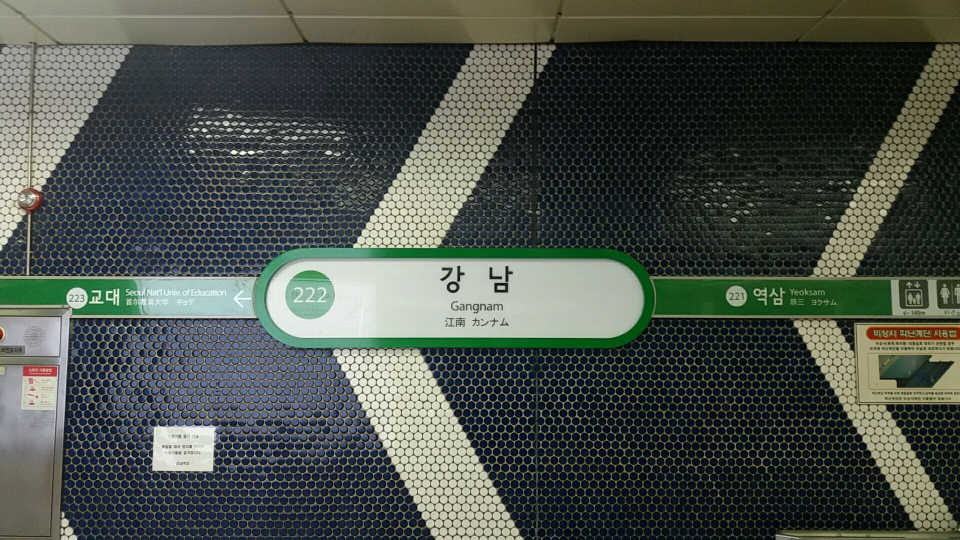
#> input picture backend/tests/fixtures/gangnam-sign.jpg, 1920 x 1080 px (shown at 1/2 size)
$ python -i recognize.py   (imports and definitions only)
#> lines starting #> are read from the running program, lines starting #| are printed output that depends on the picture; after the words box and inside, x2 and y2 are one past the last pixel; in counts of white or black regions, pixels touching at a corner belong together
### backend/signs/arrows.py
"""Recognize platform-sign direction markers and locate their supporting panels."""
from dataclasses import dataclass

import cv2
import numpy as np


@dataclass
class Band:
    x: int
    width: int
    y: float
    slope: float
    thickness: float
    directions: set[str]

    def height_at(self, x):
        return self.y + (x - self.x) * self.slope

    # [104 lines left out: functions below_labels, panel, hooked_end, find_bands, hooked_bands, under_title_arrows, not called in this run]


def arrow_templates():
    # Both filled arrowheads and the common open, thick-stroked arrow.
    templates = []
    for head in (.42, .52):
        for shaft in (.12, .20, .30):
            for filled in (True, False):
                outer = head if filled else head + min(.21, shaft)
                inner = head if filled else min(.31, 1.4 * shaft)
                points = [(0, .5), (head, 0), (outer, 0), (inner, .5 - shaft / 2),
                          (1, .5 - shaft / 2), (1, .5 + shaft / 2),
                          (inner, .5 + shaft / 2), (outer, 1), (head, 1)]
                mask = np.zeros((32, 32), np.uint8)
                cv2.fillPoly(mask, [np.int32(np.array(points) * 31)], 1)
                templates.append(mask.astype(bool))
    # Narrow line arrows have rounded ends and a thin diagonal stroke.
    for stroke in (2, 3):
        mask = np.zeros((40, 40), np.uint8)
        cv2.line(mask, (3, 19), (33, 19), 1, stroke)
        cv2.polylines(mask, [np.int32([(18, 4), (3, 19), (18, 34)])], False, 1, stroke)
        x, y, w, h = cv2.boundingRect(mask)
        templates.append(cv2.resize(mask[y:y+h, x:x+w], (32, 32), interpolation=cv2.INTER_NEAREST).astype(bool))
#> further down, picture is the input picture: shape (1080, 1920, 3); mean B, G, R 74.4, 81.3, 74.2
    return templates


TEMPLATES = arrow_templates()


# [100 lines left out: functions triangle_direction, template_direction, side_arrows, title_pointers, not called in this run]

### backend/signs/recognize.py
"""Read a horizontal three-station sign and validate it against registered service paths."""
import io
import json
import os
import sys
from dataclasses import dataclass
from pathlib import Path

import cv2
import numpy as np
from PIL import Image, ImageOps
from rapidocr import LangRec, ModelType, OCRVersion, RapidOCR

from arrows import find_bands, side_arrows, title_pointers, under_title_arrows
from routes import CODE, compact, match_layout, station_evidence

ROOT = Path(__file__).resolve().parent


# [13 lines left out: function load_ocr, not called in this run]


def pending(reason):
    return {"status": "pending", "reason": reason}


def rectify(image):
    gray = cv2.cvtColor(image, cv2.COLOR_BGR2GRAY)
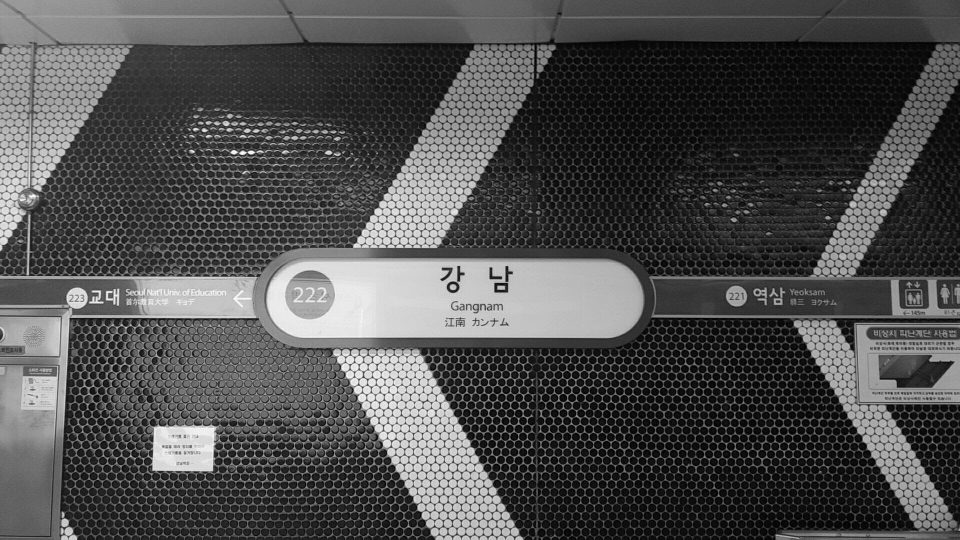
#> gray: shape (1080, 1920) (shown at 1/2 size); min 0, max 255, mean 78.4
    edges = cv2.Canny(gray, 30, 90)
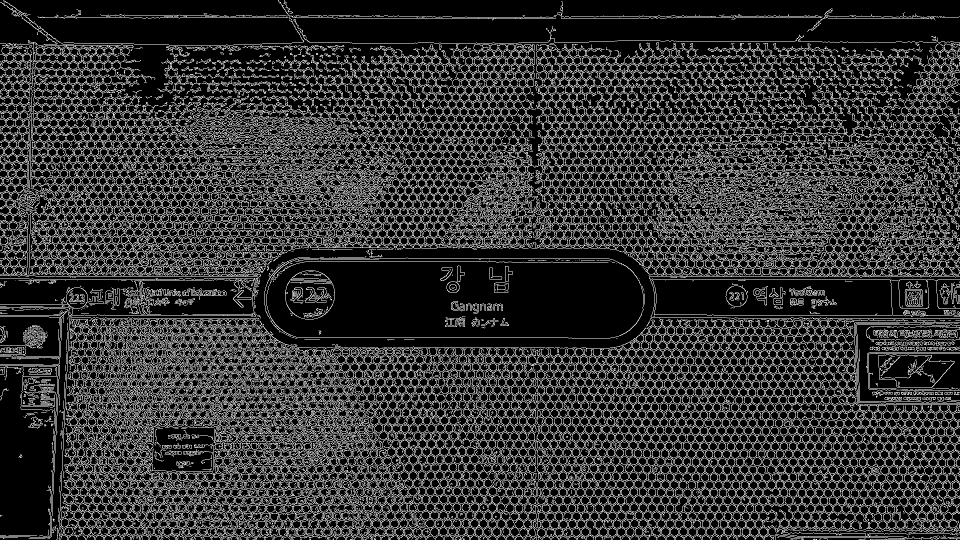
#> edges: shape (1080, 1920) (shown at 1/2 size); 20.2% white in thin lines or dots
    edges = cv2.morphologyEx(edges, cv2.MORPH_CLOSE, np.ones((3, 3), np.uint8))
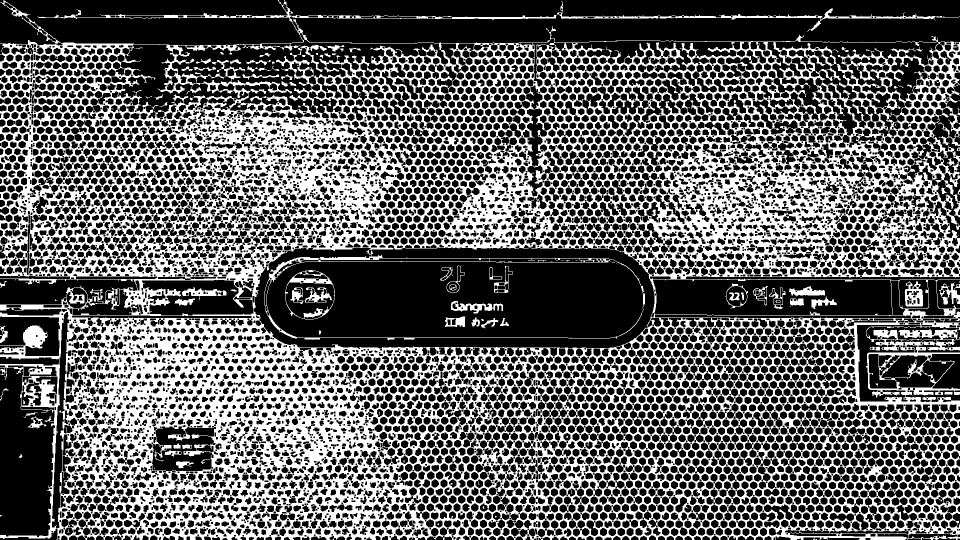
#> edges: shape (1080, 1920) (shown at 1/2 size); 38.4% white; 125 white regions (47 under 20 px)
    contours, _ = cv2.findContours(edges, cv2.RETR_LIST, cv2.CHAIN_APPROX_SIMPLE)
#> contours = 10037 contours, 3083 with area under 20; largest, box (x1, y1, x2, y2) and area: (0, 0, 1920, 1080) 1833396, (532, 518, 1287, 677) 109537, (506, 488, 1310, 699) 34220, (1305, 558, 1785, 631) 33428, (343, 65, 897, 237) 32026
    for contour in sorted(contours, key=cv2.contourArea, reverse=True):
        if cv2.contourArea(contour) < gray.size * 0.05:
            break
        poly = cv2.approxPolyDP(contour, 0.02 * cv2.arcLength(contour, True), True)
        if len(poly) != 4 or not cv2.isContourConvex(poly):
            continue
        # The sign is horizontal. Sort the two corners on each short edge by y.
        corners = sorted(poly[:, 0], key=lambda p: p[0])
        tl, bl = sorted(corners[:2], key=lambda p: p[1])
        tr, br = sorted(corners[2:], key=lambda p: p[1])
        width = int(max(np.linalg.norm(tr - tl), np.linalg.norm(br - bl)))
        height = int(max(np.linalg.norm(bl - tl), np.linalg.norm(br - tr)))
        if height < 30 or not 2.8 <= width / height <= 14:
            continue
        matrix = cv2.getPerspectiveTransform(np.float32([tl, tr, br, bl]), np.float32(
            [[0, 0], [width - 1, 0], [width - 1, height - 1], [0, height - 1]]))
        return cv2.warpPerspective(image, matrix, (width, height))
#> this loop made 3 passes
    return None


@dataclass
class Reading:
    text: str
    x: int
    y: int
    w: int
    h: int

    @property
    def center(self):
        return self.x + self.w / 2, self.y + self.h / 2


# [304 lines left out: functions read_labels, interpret, zoom_readings, inspect_board, recognize, consensus and 4 more, not called in this run]


# [2 lines not run here, left out]

>>> import cv2
>>> picture = cv2.imread('../tests/fixtures/gangnam-sign.jpg')
>>> result = rectify(picture)
